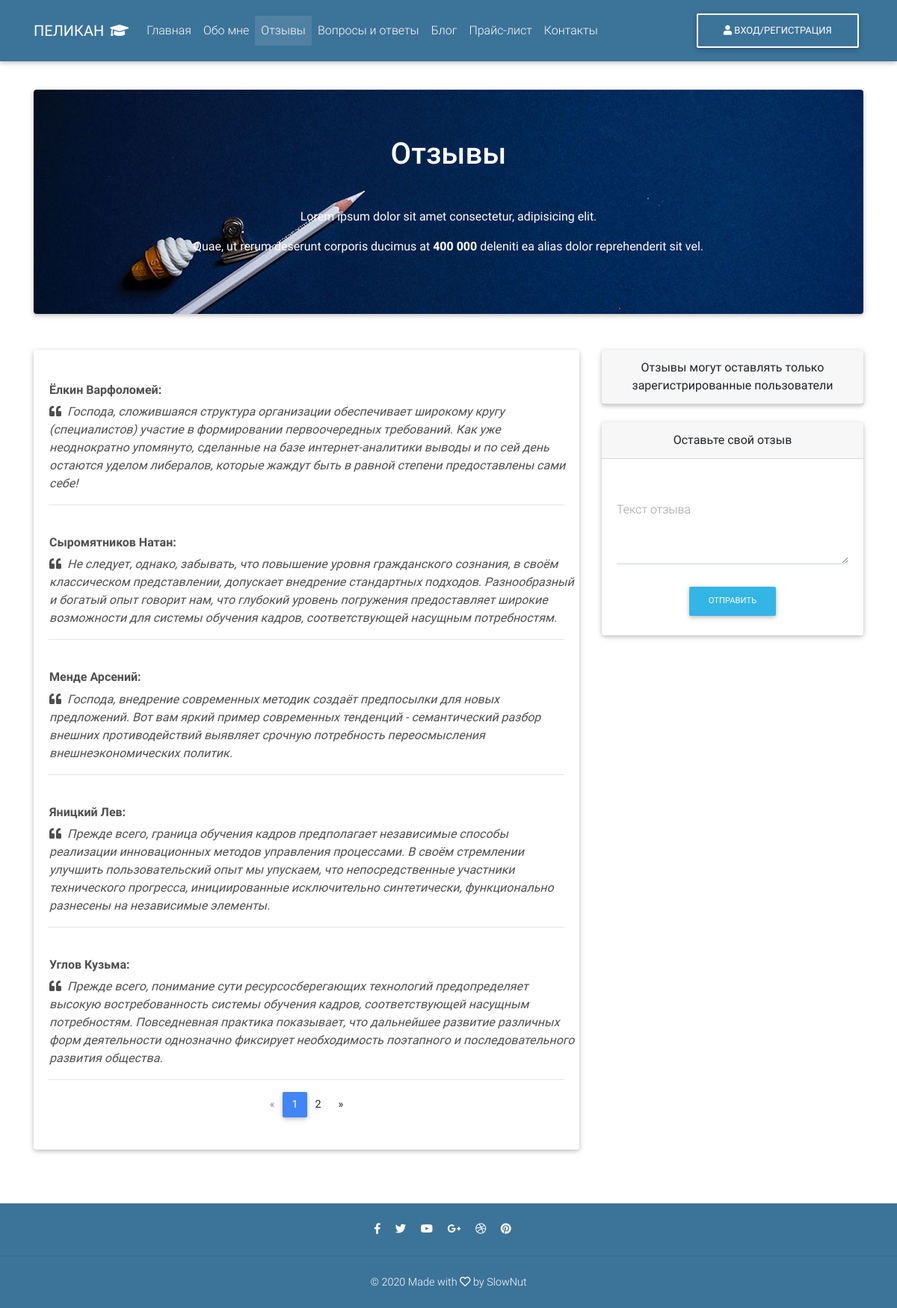
/review/, run on the app's committed database.
### study/models.py (models this page shows, shortened)
class Review(models.Model):
    name = models.CharField(max_length=150, verbose_name='Имя пользователя')
    content = models.TextField(max_length=1050, blank=True, verbose_name='Текст')
    created_at = models.DateTimeField(auto_now_add=True, verbose_name='Дата создания')
    updated_at = models.DateTimeField(auto_now=True, verbose_name='Дата изменения')
    is_published = models.BooleanField(default=False, verbose_name='Опубликовано')
    class Meta:
        verbose_name = 'Отзыв'
        verbose_name_plural = 'Отзывы'
        ordering = ['-created_at', '-id']

### study/views.py (the view)
# urls.py: path('review/', Reviews.as_view(), name='review'),
class Reviews(ListView):
    model = Review
    template_name = 'study/review.html'
    context_object_name = 'items'
    paginate_by = 5
    def get_context_data(self, *, object_list=None, **kwargs):
        context = super().get_context_data(**kwargs)
        context['title'] = 'Отзывы'
        return context
    def get_queryset(self):
        return Review.objects.filter(is_published=True)

### study/templates/study/review.html (shortened to what this page needs)
{% extends 'main.html' %}
{% load static %}
{% block content %}
            <section>
                <div class="row">
                    <div class="col-md-12 mb-4">
                        <div class="card mb-4 justify-content-center align-items-center"
                             style="color: #fff; height: 300px; background-image: url('{% static 'img/main-3.jpg' %}'); background-size: cover;">
                            <h2 class="h1 text-center mb-5">{{ title }}</h2>
                            <p class="text-center">Lorem ipsum dolor sit amet consectetur, adipisicing elit.</p>
                            <p class="text-center"> Quae, ut rerum deserunt corporis ducimus at
                                <strong>400 000</strong> deleniti ea alias dolor reprehenderit sit vel.</p>
                        </div>
                    </div>
                </div>
                <div class="row">
                    <div class="col-md-8 mb-4">
                        <div class="card mb-4">
                            <div class="card-body">
                                {% for item in items %}
                                <div class="row">
                                    <div class="media d-block d-md-flex mt-4">
                                        <div class="media-body text-center text-md-left ml-md-3 ml-0">
                                            <h6 class="mt-0 font-weight-bold dark-grey-text">{{ item.name }}:
                                            </h6>
                                            <span class="dark-grey-text font-italic"><i class="fas fa-quote-left pr-2"></i>{{ item.content }}</span>
                                        </div>
                                    </div>
                                </div>
                                    <hr>
                                {% endfor %}
                                {% include 'inc/_pagination.html' %}
                            </div>
                        </div>
                    </div>
                    <div class="col-md-4">
                        <div class="card mb-4 text-center">
                            <div class="card-header">Отзывы могут оставлять только зарегистрированные пользователи
                            </div>
                        </div>
                        <div class="card mb-4 text-center">
                            <div class="card-header">Оставьте свой отзыв
                            </div>
                            <div class="card-body">
                                <form>
                                    <div class="md-form">
                                        <label for="defaultFormTextEx" class="grey-text">Текст отзыва</label>
                                        <textarea id="defaultFormTextEx" class="md-textarea form-control"></textarea>
                                    </div>
                                    <div class="text-center mt-4">
                                        <button class="btn btn-info btn-md" type="submit">Отправить</button>
                                    </div>
                                </form>
                            </div>
                        </div>
                    </div>
                </div>
            </section>
{% endblock content %}

### data on the page
Review: name "Ёлкин Варфоломей", content "Господа, сложившаяся структура организации обеспечивает широкому кругу (специалистов) участие в формировании первоочередных требований. Как уже неоднократно упомянуто, сделанные на базе интернет-аналитики выводы и по сей день остаются уделом либералов, которые жаждут быть в равной степени предоставлены сами себе!"
Review: name "Сыромятников Натан", content "Не следует, однако, забывать, что повышение уровня гражданского сознания, в своём классическом представлении, допускает внедрение стандартных подходов. Разнообразный и богатый опыт говорит нам, что глубокий уровень погружения предоставляет широкие возможности для системы обучения кадров, соответствующей насущным потребностям."
Review: name "Менде Арсений", content "Господа, внедрение современных методик создаёт предпосылки для новых предложений. Вот вам яркий пример современных тенденций - семантический разбор внешних противодействий выявляет срочную потребность переосмысления внешнеэкономических политик."
Review: name "Яницкий Лев", content "Прежде всего, граница обучения кадров предполагает независимые способы реализации инновационных методов управления процессами. В своём стремлении улучшить пользовательский опыт мы упускаем, что непосредственные участники технического прогресса, инициированные исключительно синтетически, функционально разнесены на независимые элементы."
Review: name "Углов Кузьма", content "Прежде всего, понимание сути ресурсосберегающих технологий предопределяет высокую востребованность системы обучения кадров, соответствующей насущным потребностям. Повседневная практика показывает, что дальнейшее развитие различных форм деятельности однозначно фиксирует необходимость поэтапного и последовательного развития общества."

### other printed values
{{ title }} "Отзывы"
{{ p }} "1"
{{ p }} "2"
